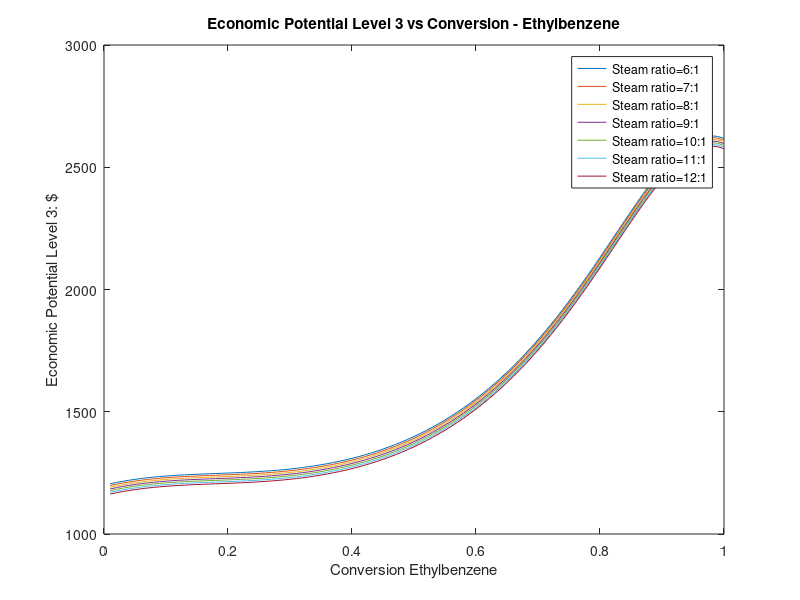

Source code (MATLAB):

conv = [];
EP12 = [];
EP = [];

as = [0.9991, -0.61 3.13 -6.83 3.78];
ab = [0.0006 0.086 -0.158 0.267 0];
at = [0.0006 0.415 -2.48 5.84 -3.437];


for M = 6:1:12
    EP3 = [];
    conv = [];
    for x = 0.01:0.01:1

    ss = as(1) +as(2)*x + as(3)*x*x + as(4)*x*x*x+ as(5)*x*x*x*x;
    sb = ab(1) +ab(2)*x + ab(3)*x*x + ab(4)*x*x*x+ ab(5)*x*x*x*x;
    st = at(1) +at(2)*x + at(3)*x*x + at(4)*x*x*x+ at(5)*x*x*x*x;
    
    Peb = 120/ss;
    Feed = Peb*1.02;
    PS = 120;
    PB = Peb*sb + 0.01*Peb;
    PE = Peb*sb;
    PT = Peb*st + 0.01*Peb;
    PM = Peb*st;
    PH = PS - PM;

    Rg = Feed*(1-x)/x;
    CA_cost = Rg^0.82;
    CO_cost = Rg;
    RA_cost = (M/(x*1))^0.33 * (log(1/(1-x)))^0.33;


    EP2 = 23*PS + 9*PB + 8.5*PT + 4*(0.123*PH + 0.383*PM + 0.596*PE) - 100*16 -M*100*0.07 ;
%     EP12 = [EP12; EPk-1200*0.07];
%     EP3i = EP2-CA_cost-CO_cost-RA_cost;
    EP3i = EP2;
    EP3 = [EP3; EP3i];
    conv = [conv; x];
    
    end
    
    plot(conv, EP3)
    Legend{M-5}=strcat('Steam ratio= ', num2str(M),':1');
    hold on
    
end 

legend(Legend,'Location','northeast')
title('Economic Potential Level 3 vs Conversion - Ethylbenzene')
xlabel('Conversion Ethylbenzene')
ylabel('Economic Potential Level 3: $')

% figure
% plot(conv, EP12)
% title('Economic Potential vs Conversion - Ethylbenzene for Steam ratio of 12:1')
% xlabel('Conversion Ethylbenzene')
% ylabel('Economic Potential: $')
% 
% figure
% Legend=cell(7,1);
% for i = 6:1:12 
%     plot(conv, EP2 - i*100*0.07)
%     Legend{i-5}=strcat('Steam ratio= ', num2str(i),':1');
%     hold on
% end
% legend(Legend,'Location','northeast')
% title('Economic Potential vs Conversion - Ethylbenzene')
% xlabel('Conversion Ethylbenzene')
% ylabel('Economic Potential: $')
 
